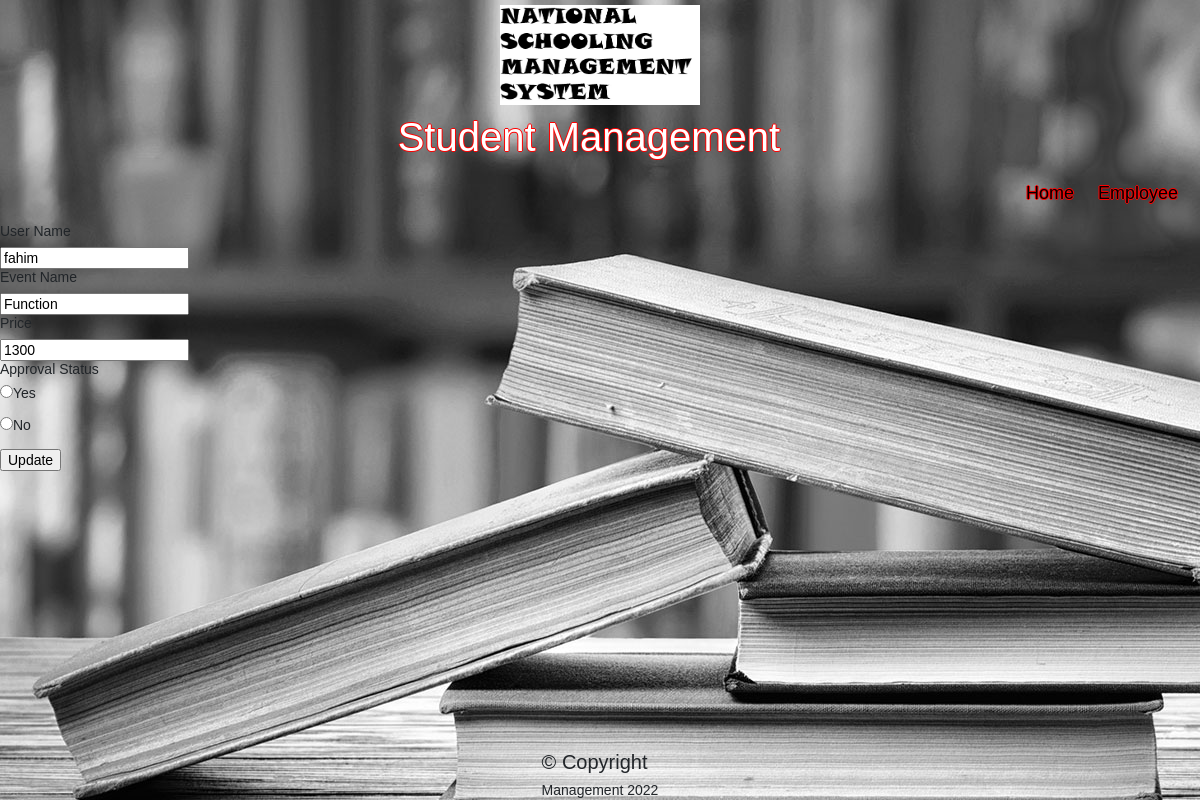
/mvc/view/editEvent.php?id=3 (signed in), run on the app's committed database.
### tables this page shows
CREATE TABLE `events` (
  `id` int(11) NOT NULL,
  `client_name` varchar(50) NOT NULL,
  `event_name` varchar(255) NOT NULL,
  `price` varchar(255) NOT NULL,
  `approval_status` tinyint(1) NOT NULL
);

### mvc/model/model.php (called while the page is built, shortened)
<?php
function showEvent($id){
 $conn = db_conn();
 $selectQuery = "SELECT * FROM `events` where ID = ?";
    try {
        $stmt = $conn->prepare($selectQuery);
        $stmt->execute([$id]);
    } catch (PDOException $e) {
        echo $e->getMessage();
    }
    $row = $stmt->fetch(PDO::FETCH_ASSOC);
    return $row;
}

### mvc/controller/eventInfo.php (called while the page is built, shortened)
<?php
require_once ('../model/model.php');
function fetchEvent($id){
	return showEvent($id);
}

### mvc/view/editEvent.php (the view, shortened to what this page needs)
<?php include ("header.php"); ?>
<?php
require_once '../controller/eventInfo.php';
$event = fetchEvent($_GET['id']);
 ?>
<!DOCTYPE html>
<html lang="en">
<head>
    <link rel="stylesheet" href="https://stackpath.bootstrapcdn.com/bootstrap/4.5.2/css/bootstrap.min.css">
</head>
<body>
 <form action="../controller/updateEvent.php" method="POST" enctype="multipart/form-data">
  <label for="name">User Name</label><br>
  <input value="<?php echo $event['client_name'] ?>" type="text" id="client_name" name="client_name"><br>
  <label for="event">Event Name</label><br>
  <input value="<?php echo $event['event_name'] ?>" type="text" id="event_name" name="event_name"><br>
  <label for="price">Price</label><br>
  <input value="<?php echo $event['price'] ?>" type="text" id="price" name="price"><br>
  <label for="approve">Approval Status</label><br>
  <p>
    <input type="radio" id="approval_status" name="approval_status" value="1" >Yes</input>
  </p>
  <p>
    <input type="radio" id="approval_status" name="approval_status" value="0">No</input>
  </p>
  <input type="submit" name = "updateEvent" value="Update">
</form>
</body>
</html>
<?php
include ("../view/footer.php");
?>

### mvc/view/header.php (style rules this page uses)
* { box-sizing: border-box; }
body { margin: 0; font-family: Arial, Helvetica, sans-serif; }

### mvc/view/editEvent.php (style rules this page uses)
body { font: 14px sans-serif; background-image: url('../upload/Library.jpg'); }

### mvc/view/footer.php (style rules this page uses)
body { font: 14px sans-serif; }

### data on the page
events: client_name "fahim", event_name "Function", price "1300"
